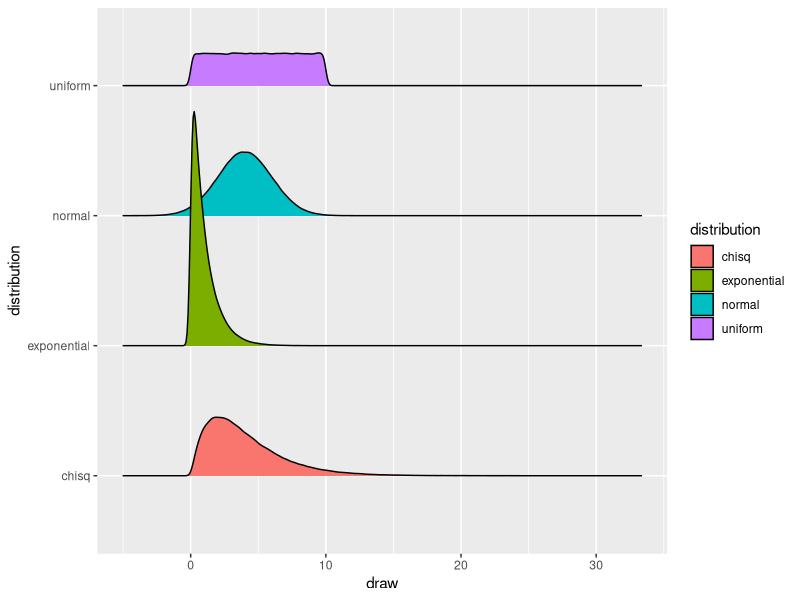
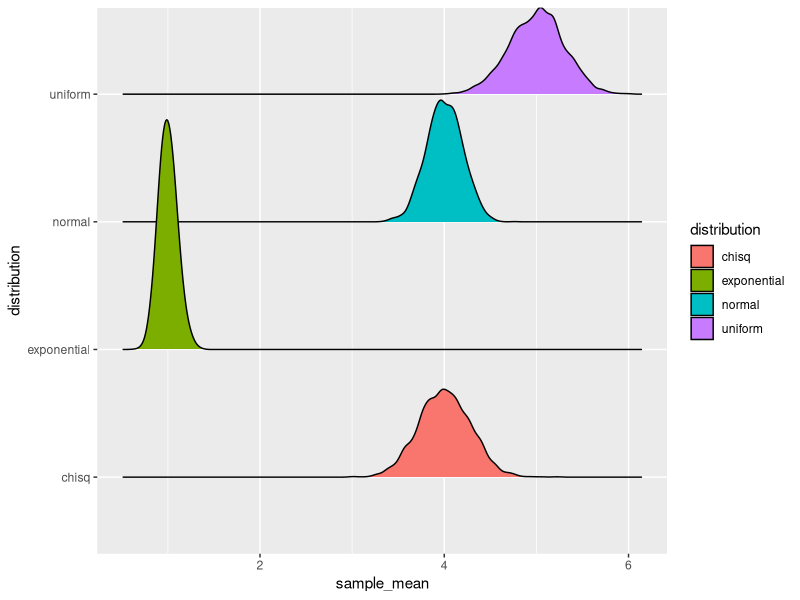
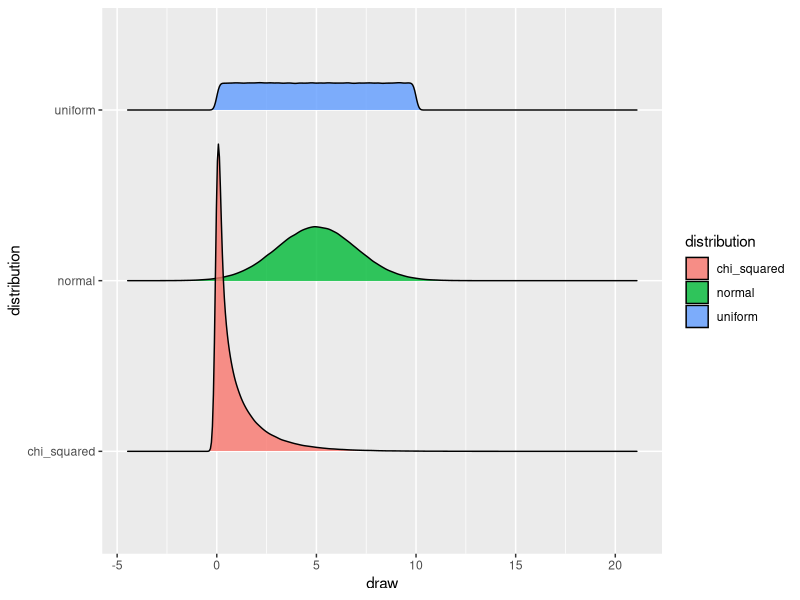
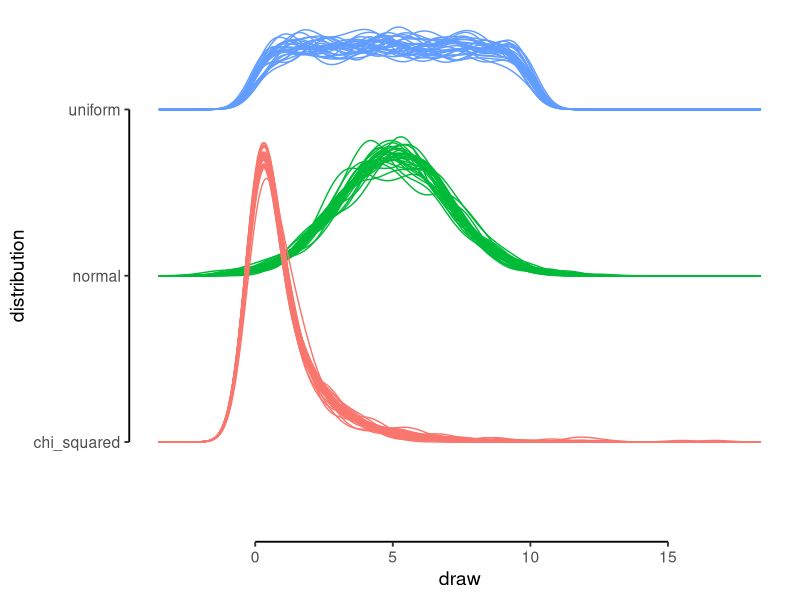
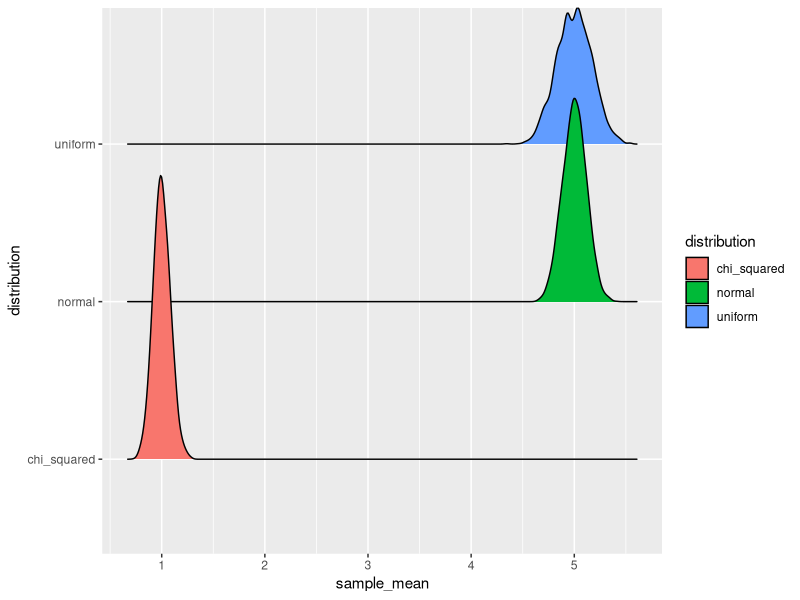
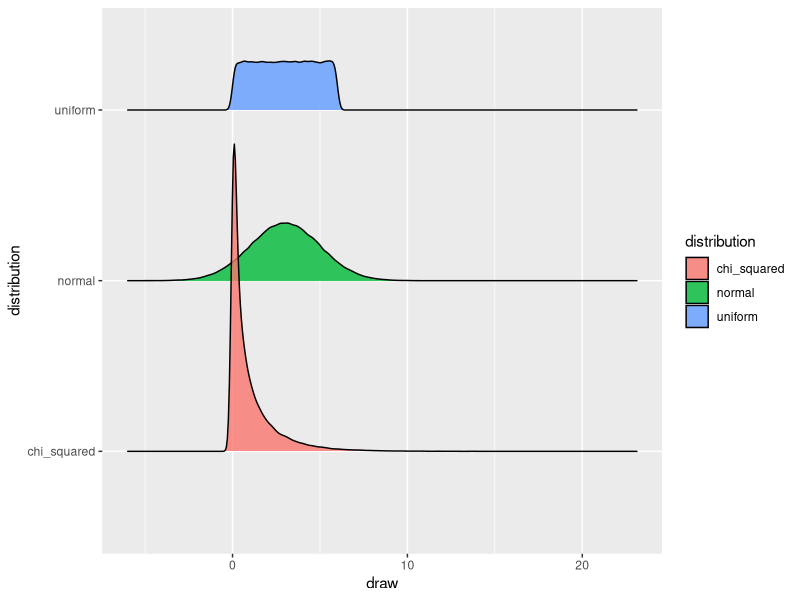
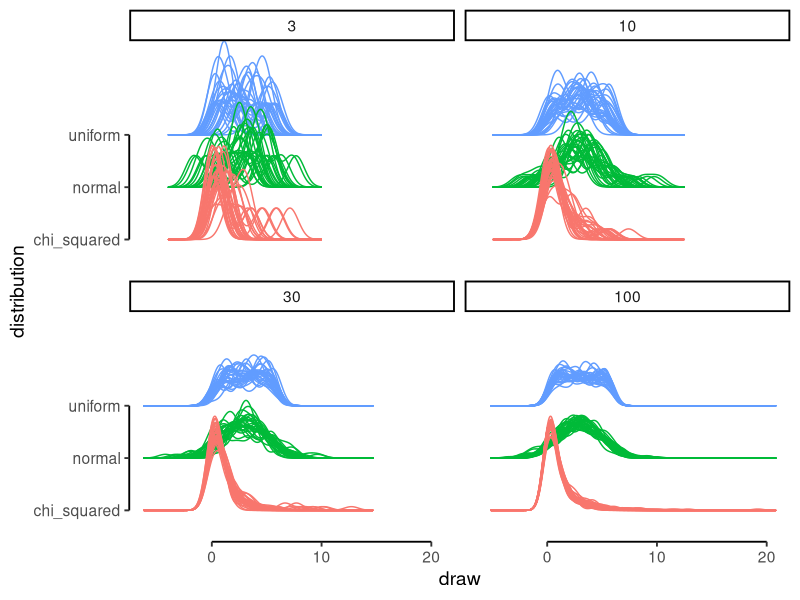
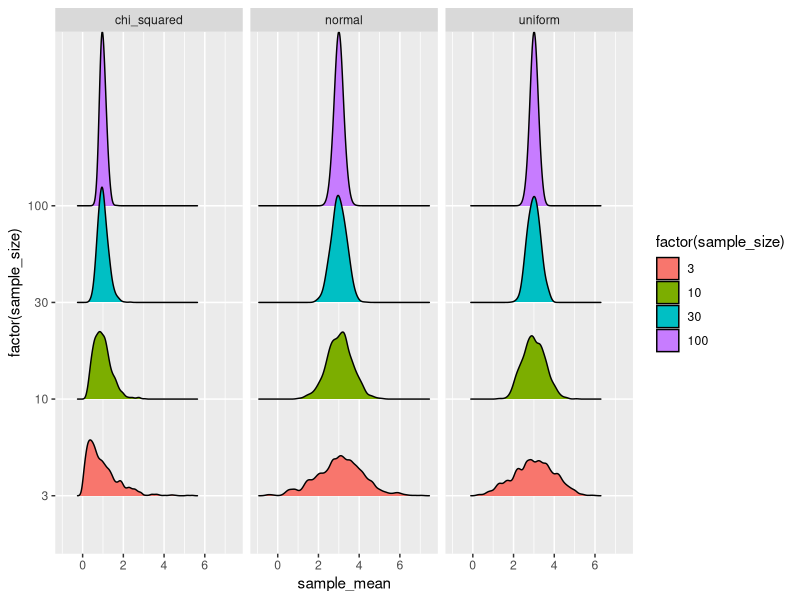

Here is the R script that generated these plots, in order:

library(tidyverse)


sim <- tibble(x = rnorm(100, mean = 10, sd = 3))

mean(sim$x)


n_reps <- 3000
sample_size <- 100

dat <- tibble(
  rep = 1:n_reps,
  draws = map(rep,
              \(rep) tibble(
                normal = rnorm(sample_size, 4, 2),
                exponential = rexp(sample_size, 1),
                uniform = runif(sample_size, 0, 10),
                chisq = rchisq(sample_size, df = 4)
              ))
) |>
  unnest(draws) |>
  pivot_longer(-rep,
               names_to = "distribution", values_to = "draw")

dat |>
  ggplot(aes(x = draw, y = distribution, fill = distribution)) +
  ggridges::geom_density_ridges()

means <- dat |>
  summarize(.by = c(rep, distribution),
            sample_mean = mean(draw))

means |>
  ggplot(aes(x = sample_mean, y = distribution, fill = distribution)) +
  ggridges::geom_density_ridges()


## sim without {purrr}

n_reps <- 3000
sample_size <- 300
total_n <- n_reps * sample_size

draws <- tibble(
  reps = n_reps,
  sample_size = sample_size
) |>
  uncount(n_reps, .id = "rep") |>
  uncount(sample_size, .id = "sample_id") |>
  mutate(
    normal = rnorm(total_n, mean = 5, sd = 2),
    uniform = runif(total_n, min = 0, max = 10),
    chi_squared = rchisq(total_n, df = 1)
  ) |>
  pivot_longer(!c(reps, rep, sample_id),
               names_to = "distribution", values_to = "draw")

draws |>
  ggplot(aes(x = draw, y = distribution, fill = distribution)) +
  ggridges::geom_density_ridges(alpha = 0.8)

draws |>
  filter(rep %in% sample(n_reps, size = 30)) |>
  ggplot(aes(x = draw, y = distribution, 
             color = distribution, group = interaction(distribution, rep))) +
  ggridges::geom_density_ridges(alpha = 0.8, fill = NA) +
  theme_classic(base_size = 14) +
  guides(x = guide_axis(cap = T),
         y = guide_axis(cap = T),
         color = guide_none())

means <- draws |>
  summarize(.by = c(rep, distribution),
            sample_mean = mean(draw))
means |>
  ggplot(aes(x = sample_mean, y = distribution, fill = distribution)) +
  ggridges::geom_density_ridges()


## changing n

n_reps <- 1000
sample_size <- c(3, 10, 30, 100)
total_n <- sum(n_reps * sample_size)

draws <- tibble(
  reps = n_reps,
  sample_size = sample_size
) |>
  uncount(n_reps, .id = "rep") |>
  uncount(sample_size, .id = "sample_id", .remove = F) |>
  mutate(
    normal = rnorm(total_n, mean = 3, sd = 2),
    uniform = runif(total_n, min = 0, max = 6),
    chi_squared = rchisq(total_n, df = 1)
  ) |>
  pivot_longer(!c(reps, rep, sample_id, sample_size),
               names_to = "distribution", values_to = "draw")

draws |>
  ggplot(aes(x = draw, y = distribution, fill = distribution)) +
  ggridges::geom_density_ridges(alpha = 0.8)

draws |>
  filter(rep %in% sample(n_reps, size = 30)) |>
  ggplot(aes(x = draw, y = distribution, 
             color = distribution, group = interaction(distribution, rep))) +
  ggridges::geom_density_ridges(alpha = 0.8, fill = NA) +
  theme_classic(base_size = 14) +
  guides(x = guide_axis(cap = T),
         y = guide_axis(cap = T),
         color = guide_none()) +
  facet_wrap(~ sample_size)

means <- draws |>
  summarize(.by = c(rep, distribution, sample_size),
            sample_mean = mean(draw))
means |>
  ggplot(aes(x = sample_mean, 
             y = factor(sample_size), fill = factor(sample_size))) +
  ggridges::geom_density_ridges() +
  facet_wrap(~ distribution, nrow = 1)
